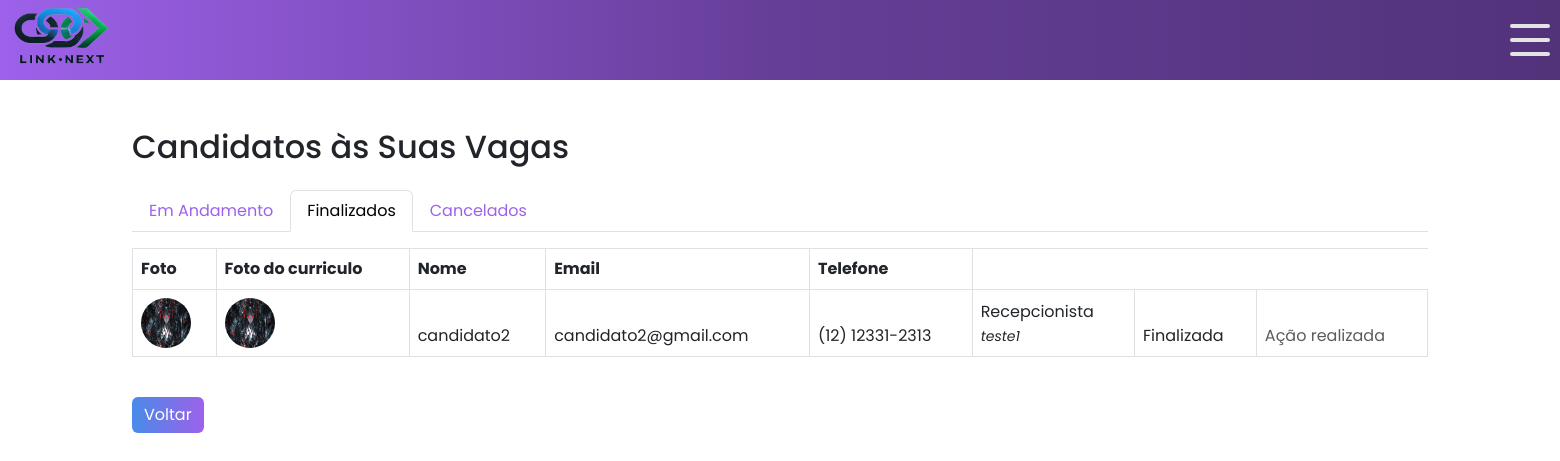
The page /candidato/candidatar.php?status=finalizada (signed in) on the database its author committed.
### tables this page shows
CREATE TABLE `candidato_vaga` (
  `id` int(11) NOT NULL,
  `candidato_id` int(11) NOT NULL,
  `vaga_id` int(11) NOT NULL,
  `data_inscricao` timestamp NOT NULL DEFAULT current_timestamp(),
  `status` enum('em_andamento','finalizada','rejeitado') DEFAULT 'em_andamento'
);

CREATE TABLE `candidatos` (
  `id` int(11) NOT NULL,
  `nome_candidato` varchar(255) NOT NULL,
  `email_candidato` varchar(255) NOT NULL,
  `cpf_candidato` varchar(14) NOT NULL,
  `endereco_candidato` text NOT NULL,
  `telefone_candidato` varchar(15) NOT NULL,
  `formacao_academica` varchar(255) DEFAULT NULL,
  `experiencia_profissional` text DEFAULT NULL,
  `area_atuacao` varchar(100) NOT NULL,
  `senha_candidato` varchar(255) NOT NULL,
  `created_at` timestamp NOT NULL DEFAULT current_timestamp(),
  `tipo_usuario` enum('candidato','empresa') NOT NULL DEFAULT 'candidato',
  `foto_candidato` varchar(255) DEFAULT NULL,
  `google_id` varchar(255) DEFAULT NULL
);

CREATE TABLE `vagas` (
  `id` int(11) NOT NULL,
  `empresa_id` int(11) NOT NULL,
  `descricao` text NOT NULL,
  `requisitos` text DEFAULT NULL,
  `data_postagem` timestamp NOT NULL DEFAULT current_timestamp()
);

### candidato/candidatar.php (the view, shortened to what this page needs)
<?php
require_once("../conexao.php");
$empresa_id = $_SESSION['usuario']['id'];
$status_filtro = $_GET['status'] ?? 'em_andamento';
$tabs = [
    'em_andamento' => 'Em Andamento',
    'finalizada'   => 'Finalizados',
    'rejeitado'    => 'Cancelados',
];
$sql = "SELECT
            cv.id AS candidato_vaga_id,
            c.nome_candidato,
            c.email_candidato,
            c.telefone_candidato,
            c.foto_candidato,
            v.descricao,
            v.requisitos,
            cv.status
        FROM candidato_vaga cv
        JOIN candidatos c ON cv.candidato_id = c.id
        JOIN vagas v       ON cv.vaga_id = v.id
        WHERE v.empresa_id = ? AND cv.status = ?
        ORDER BY cv.data_inscricao DESC";
$stmt = $pdo->prepare($sql);
$stmt->execute([$empresa_id, $status_filtro]);
$candidatos = $stmt->fetchAll(PDO::FETCH_ASSOC);
?>
<!DOCTYPE html>
<html lang="pt-br">
<head>
  <link href="https://cdn.jsdelivr.net/npm/bootstrap@5.3.0/dist/css/bootstrap.min.css" rel="stylesheet">
</head>
<body>
<header>
    <div class="logo">
    <img src="/Projeto_RH/html/Assets/IMG/Link_Next_Logo_sem_fundo.png" alt="">
    </div>
  <div class="resp-but">
      <label for="checkbox" class="toggle">
        <div class="bars" id="bar1"></div>
        <div class="bars" id="bar2"></div>
        <div class="bars" id="bar3"></div>
      </label>
    </div>
  </header>
  <div class="container mt-5">
    <h2 class="mb-4">Candidatos às Suas Vagas</h2>
    <ul class="nav nav-tabs">
      <?php foreach ($tabs as $status => $label): ?>
        <li class="nav-item">
          <a
            class="nav-link <?= $status_filtro === $status ? 'active' : '' ?>"
            href="?status=<?= $status ?>"
          >
            <?= $label ?>
          </a>
        </li>
      <?php endforeach; ?>
    </ul>
    <?php if ($candidatos): ?>
      <table class="table table-bordered mt-3">
        <thead>
          <tr>
            <th>Foto</th>
            <th>Foto do curriculo</th>
            <th>Nome</th>
            <th>Email</th>
            <th>Telefone</th>
          <?php foreach ($candidatos as $cand): ?>
            <tr>
              <td>
                <?php if ($cand['foto_candidato']): ?>
                  <img src="<?= htmlspecialchars($cand['foto_candidato']) ?>"
                       width="50" height="50" class="rounded-circle">
                <?php else: ?>
                  <img src="/projeto_rh/html/Assets/IMG/default-avatar.png"
                       width="50" height="50" class="rounded-circle">
                <?php endif; ?>
              </td>
  <?php if ($cand['foto_candidato']): ?>
     <td>
    <img src="/projeto_rh/candidato/uploads/<?= htmlspecialchars($cand['foto_candidato']) ?>"
         width="50" height="50" class="rounded-circle"
         data-bs-toggle="modal"
         data-bs-target="#modalFoto<?= $cand['candidato_vaga_id'] ?>"
         style="cursor:pointer;" alt="Foto do Candidato">
</td>
  <?php else: ?>
    <img src="/projeto_rh/html/Assets/IMG/default-avatar.png"
         width="50" height="50" class="rounded-circle" alt="Foto padrão">
  <?php endif; ?>
              <td><?= htmlspecialchars($cand['nome_candidato']) ?></td>
              <td><?= htmlspecialchars($cand['email_candidato']) ?></td>
              <td><?= htmlspecialchars($cand['telefone_candidato']) ?></td>
              <td>
                <?= htmlspecialchars($cand['descricao']) ?><br>
                <small><i><?= htmlspecialchars($cand['requisitos']) ?></i></small>
              </td>
              <td><?= ucfirst(htmlspecialchars($cand['status'])) ?></td>
              <td>
                <?php if ($cand['status'] === 'em_andamento'): ?>
                  <form method="POST" style="display:inline-block">
                    <input type="hidden" name="candidato_vaga_id"
                           value="<?= $cand['candidato_vaga_id'] ?>">
<button type="submit" name="acao" value="confirmar" class="noselecte"><span class="text">Confirmar</span><span class="icon"><svg
      viewBox="0 0 24 24"
      height="24"
      width="24"
      xmlns="http://www.w3.org/2000/svg"
    >
      <path
        d="M9.707 19.121a.997.997 0 0 1-1.414 0l-5.646-5.647a1.5 1.5 0 0 1 0-2.121l.707-.707a1.5 1.5 0 0 1 2.121 0L9 14.171l9.525-9.525a1.5 1.5 0 0 1 2.121 0l.707.707a1.5 1.5 0 0 1 0 2.121z"
      ></path></svg></span>
</button>
                  </form>
                  <form method="POST" style="display:inline-block">
                    <input type="hidden" name="candidato_vaga_id"
                           value="<?= $cand['candidato_vaga_id'] ?>">
                    <button type="submit" name="acao" value="cancelar" class="noselect"><span class="text">Cancelar</span><span class="icon"><svg xmlns="http://www.w3.org/2000/svg" width="24" height="24" viewBox="0 0 24 24"><path d="M24 20.188l-8.315-8.209 8.2-8.282-3.697-3.697-8.212 8.318-8.31-8.203-3.666 3.666 8.321 8.24-8.206 8.313 3.666 3.666 8.237-8.318 8.285 8.203z"></path></svg></span></button>
                  </form>
                <?php else: ?>
                  <span class="text-muted">Ação realizada</span>
                <?php endif; ?>
              </td>
            </tr>
          <?php endforeach; ?>
      </table>
    <?php else: ?>
      <p class="text-center mt-4">Nenhum candidato para este status.</p>
    <?php endif; ?>
    <a href="/projeto_rh/empresa/pagina-empresa log.php"
       class="btn btn-secondary mt-4">Voltar</a>
  </div>
</body>
</html>

### candidato/candidatar.php (style rules this page uses)
* { margin: 0; padding: 0; box-sizing: border-box; font-family: "Poppins", sans-serif; }
.nav-link { color: #9D61EA; }
header { background: linear-gradient(90deg, #9D61EA 0%,#653e97 50%,#52337a 100%); width: 100%; height: 80px; display: flex; }
.resp-but { margin-top: 20px; margin-left: 1400px; }
.logo img { height: 70px; width: 100px; margin-left: 10px; }
.toggle { position: relative; width: 40px; height: 40px; cursor: pointer; display: flex; flex-direction: column; align-items: center; justify-content: center; gap: 10px; transition-duration: .3s; }
.bars { width: 100%; height: 4px; background-color: #e4e4e4; border-radius: 5px; transition-duration: .3s; }
.btn.btn-secondary.mt-4 { background: linear-gradient(to right, #488BE8, #9D61EA); transition: .3s all ease-in-out; border: none; }

### rows shown on the page
candidato_vaga: candidato.foto_candidato (picture), candidato.nome_candidato "candidato2", candidato.email_candidato "candidato2@gmail.com", candidato.telefone_candidato "(12) 12331-2313", vaga.descricao "Recepcionista", vaga.requisitos "teste1", status "Finalizada", shows "Ação realizada"

### other values the page prints
$label "Em Andamento"
$label "Finalizados"
$label "Cancelados"
